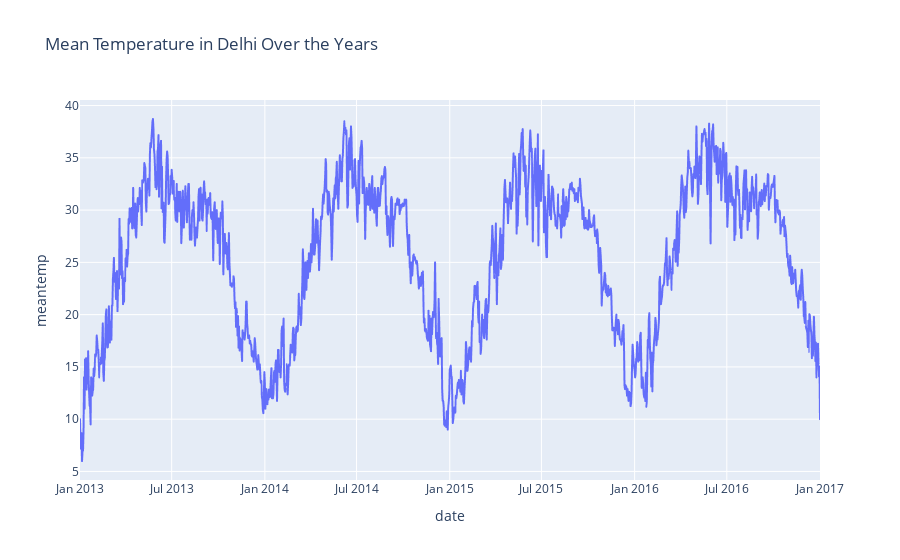

Write notebook code for a chart like this one.
### Code cell
#date column in this dataset is not having a datetime data type. We will change it when required
figure = px.line(data, x="date", y="meantemp", title='Mean Temperature in Delhi Over the Years')
figure.show()

### Figure 1 — Plotly figure (JSON) as saved in the notebook; plotly's stock layout.template omitted (floating-point values rounded to 4 significant figures; data arrays with more than 128 entries replaced by an {"elided": "..."} marker saying what was removed)
{"data": [{"hovertemplate": "date=%{x}<br>meantemp=%{y}<extra></extra>", "legendgroup": "", "line": {"color": "#636efa", "dash": "solid"}, "marker": {"symbol": "circle"}, "mode": "lines", "name": "", "showlegend": false, "type": "scattergl", "x": {"elided": "1462 str values"}, "xaxis": "x", "y": {"elided": "1462 float values"}, "yaxis": "y"}], "layout": {"legend": {"tracegroupgap": 0}, "title": {"text": "Mean Temperature in Delhi Over the Years"}, "xaxis": {"anchor": "y", "domain": [0, 1], "title": {"text": "date"}}, "yaxis": {"anchor": "x", "domain": [0, 1], "title": {"text": "meantemp"}}}}
